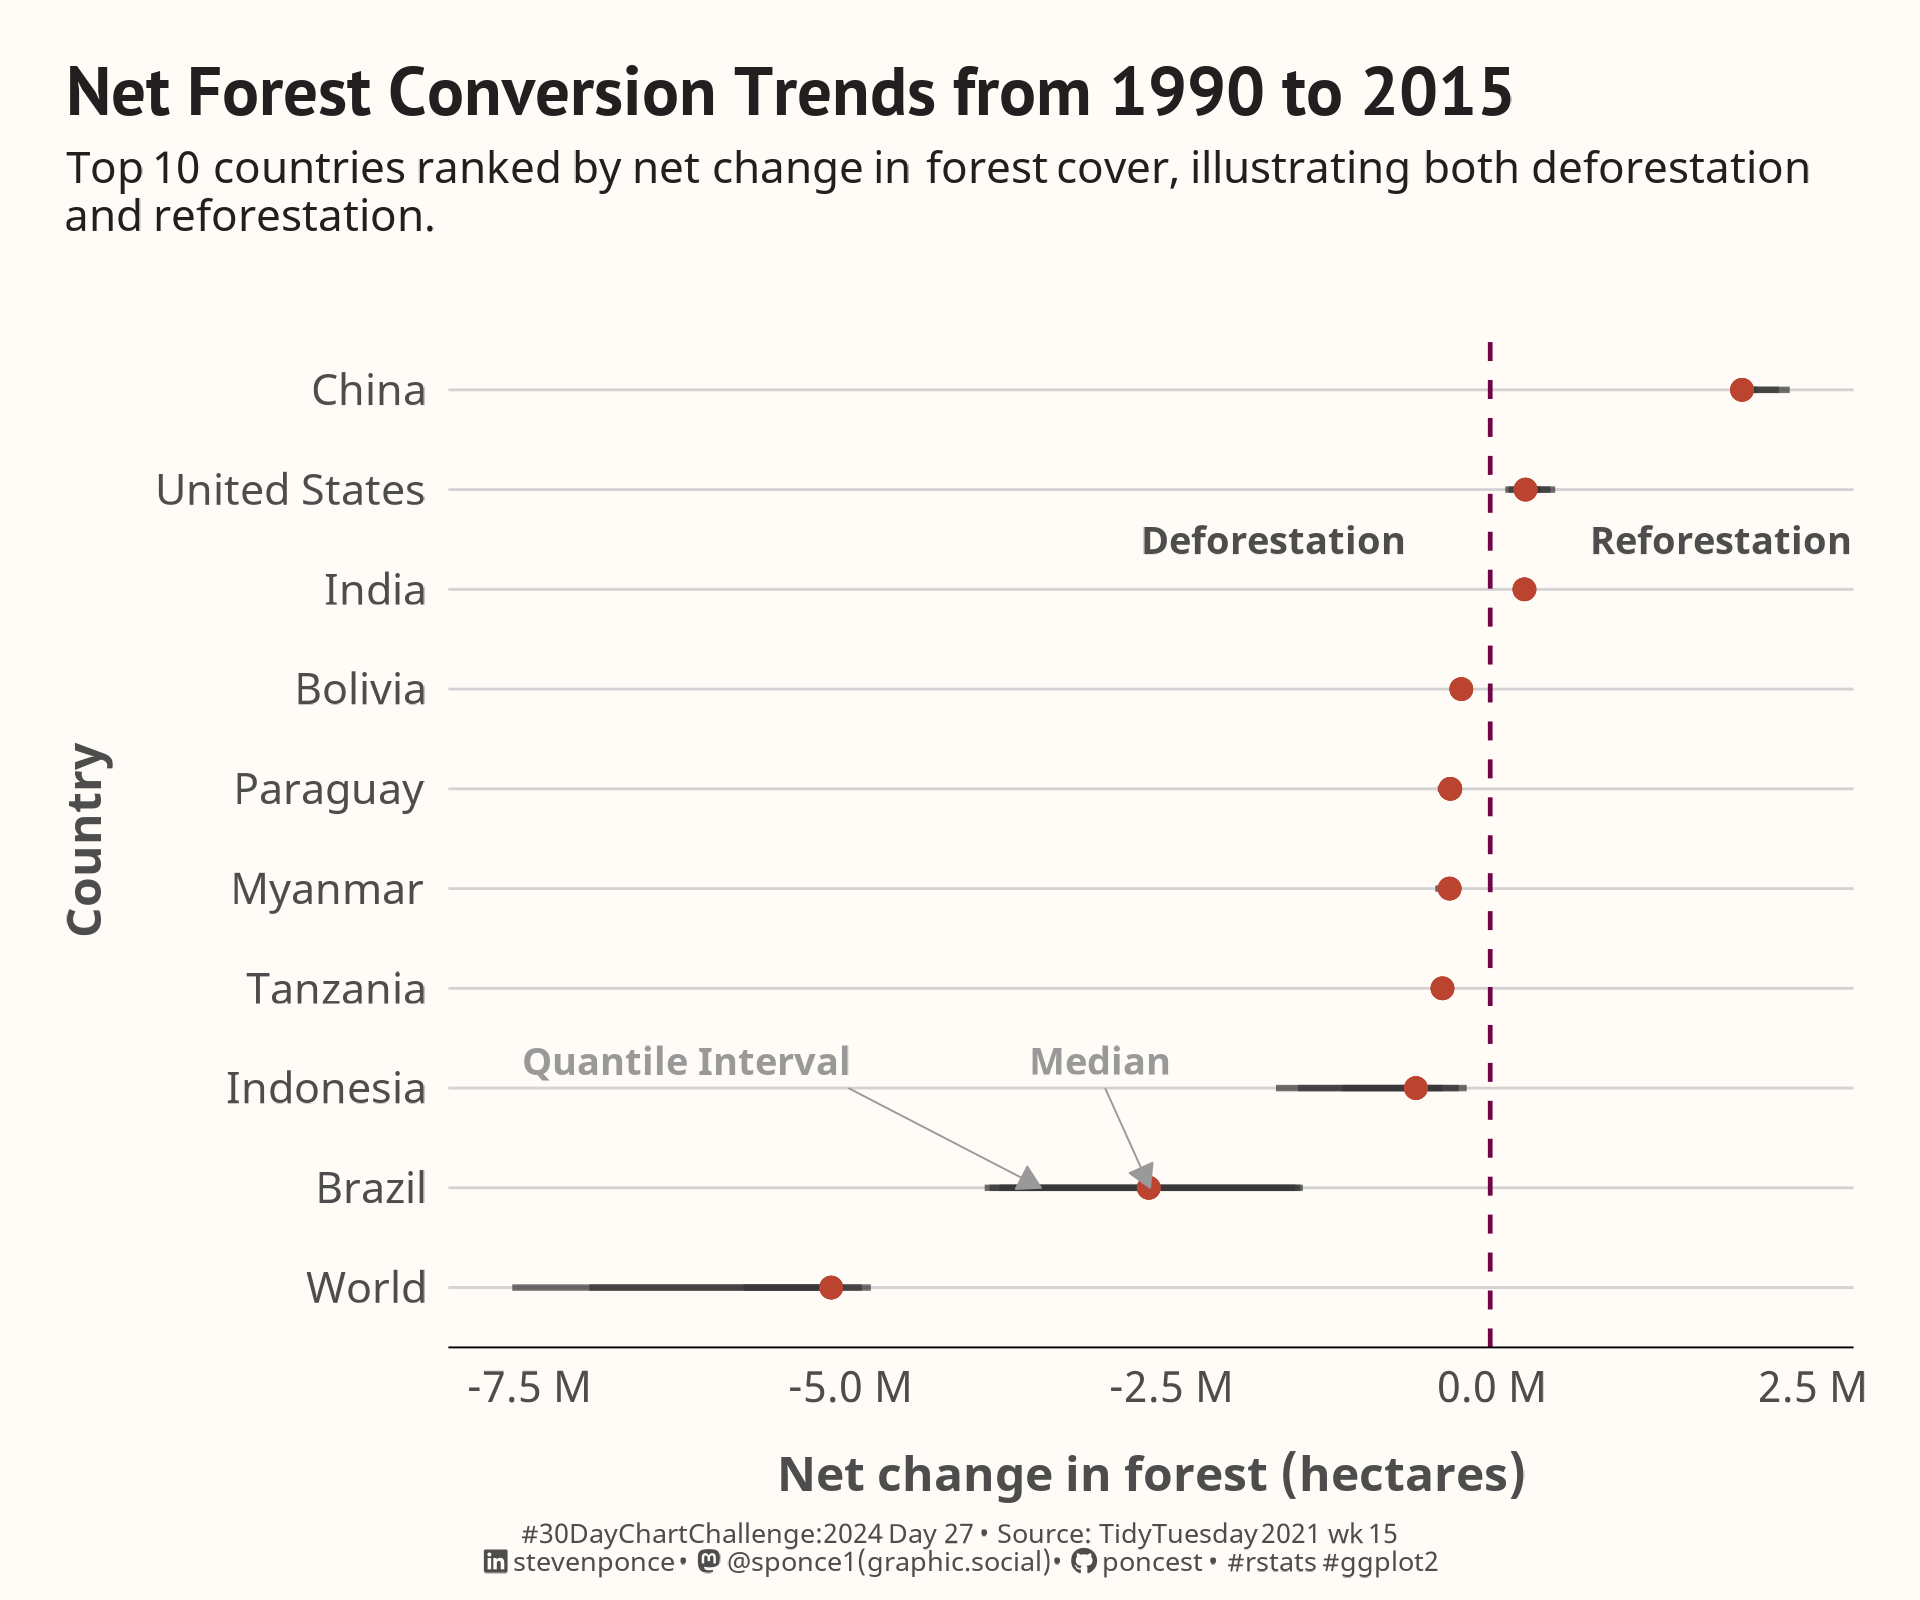

This figure's R source:

## Challenge: #30DayChartChallenge 2024 day 27
## Topic:     Uncertainties | good/bad
## Author:    Steven Ponce
## Date:      2024-04-27

## Data:      Global Deforestation 
##            TidyTuesday 2021 week 15 (2021-04-06)
## Link:      https://github.com/rfordatascience/tidytuesday/blob/master/data/2021/2021-04-06/readme.md


## 1. LOAD PACKAGES & SETUP ---- 
pacman::p_load(
  tidyverse,   # Easily Install and Load the 'Tidyverse'
  ggtext,      # Improved Text Rendering Support for 'ggplot2'
  showtext,    # Using Fonts More Easily in R Graphs
  janitor,     # Simple Tools for Examining and Cleaning Dirty Data
  skimr,       # Compact and Flexible Summaries of Data
  scales,      # Scale Functions for Visualization
  lubridate,   # Make Dealing with Dates a Little Easier
  MetBrewer,   # Color Palettes Inspired by Works at the Metropolitan Museum of Art
  MoMAColors,  # Color Palettes Inspired by Artwork at the Museum of Modern Art in New York City
  glue,        # Interpreted String Literals
  ggdist       # Visualizations of Distributions and Uncertainty
  )

### |- figure size ---- 
camcorder::gg_record( 
  dir    = here::here("temp_plots"), 
  device = "png",
  width  = 6,
  height = 5,
  units  = "in",
  dpi    = 320)

### |- resolution ---- 
showtext_opts(dpi = 320, regular.wt = 300, bold.wt = 800)


## 2. READ IN THE DATA ----

# Data from tidytuesday 2021 week 15 "global deforestation' (2021-04-06).
forest <- read_csv('https://raw.githubusercontent.com/rfordatascience/tidytuesday/master/data/2021/2021-04-06/forest.csv') |> 
  clean_names() |>
  glimpse()


## 3. EXAMINING THE DATA ----
glimpse(forest)
skim(forest)
colnames(forest)


## 4. TIDYDATA ----

### |- plot data ---
top_10_countries <- forest |>
  summarise(
    mean = mean(net_forest_conversion, na.rm = TRUE),
    median = median(net_forest_conversion, na.rm = TRUE),
    sd = sd(net_forest_conversion, na.rm = TRUE), 
    .by = entity 
  ) |> 
  arrange(desc(median)) |> 
  slice_max(abs(median), n = 10) |>
  pull(entity) 

# Filter the original data for these top 10 countries
top_10_forest <- forest |>
  filter(entity %in% top_10_countries) |> 
  mutate(entity = fct_reorder(entity, net_forest_conversion))


# 5. VISUALIZATION ----  
### |- plot aesthetics ---- 
bkg_col      <- colorspace::lighten('#EFE6DD', 0.85) 
title_col    <- "#231F20"             
subtitle_col <- "#231F20"     
caption_col  <- "gray30"   
text_col     <- "gray30"     

### |-  titles and caption ----
# icons
tt <- str_glue("#30DayChartChallenge: { 2024 } Day { 27 } &bull; Source: TidyTuesday 2021 wk 15<br>") 
li <- str_glue("<span style='font-family:fa6-brands'>&#xf08c;</span>")  
gh <- str_glue("<span style='font-family:fa6-brands'>&#xf09b;</span>")
mn <- str_glue("<span style='font-family:fa6-brands'>&#xf4f6;</span>")

# text
title_text    <- str_glue("Net Forest Conversion Trends from 1990 to 2015") 

subtitle_text <- str_glue("Top 10 countries ranked by net change in forest cover, illustrating both deforestation<br>
                          and reforestation.")

caption_text  <- str_glue("{tt} {li} stevenponce &bull; {mn} @sponce1(graphic.social) &bull; {gh} poncest &bull; #rstats #ggplot2")

### |-  fonts ----
font_add('fa6-brands', 'fonts/6.4.2/Font Awesome 6 Brands-Regular-400.otf')  
font_add_google("PT Sans", regular.wt = 400, family = "title")                 
font_add_google("Noto Sans", regular.wt = 400, family = "subtitle")  
font_add_google("Noto Sans", regular.wt = 400, family = "text")        
font_add_google("Noto Sans", regular.wt = 400,family = "caption")
showtext_auto(enable = TRUE)  

### |-  plot theme ----
theme_set(theme_minimal(base_size = 12, base_family = "text")) 

theme_update(
  plot.title.position   = "plot",
  plot.caption.position = "plot",
  legend.position       = "plot",
  plot.margin           = margin(t = 10, r = 15, b = 0, l = 15),               
  plot.background       = element_rect(fill = bkg_col, color = bkg_col),
  panel.background      = element_rect(fill = bkg_col, color = bkg_col),
  axis.title.x          = element_text(margin = margin(10, 0, 0, 0), size = rel(.9), color = text_col, family = "text", face = "bold"),
  axis.title.y          = element_text(margin = margin(0, 10, 0, 0), size = rel(.9), color = text_col, family = "text", face = "bold"),
  axis.text             = element_text(size = rel(.8), color = text_col, family = "text"),
  axis.line.x           = element_line(color = "black", linewidth = .2),
  panel.grid.major.y    = element_line(linetype = "solid", linewidth = 0.3, color = "#D3D3D3"),
  panel.grid.minor.y    = element_blank(),
  panel.grid.minor.x    = element_blank(),
  panel.grid.major.x    = element_blank(),
 ) 

### |-  Main plot ----  
p <- top_10_forest |>
  ggplot(aes(x = entity, y = net_forest_conversion, group = entity)) +
  geom_hline(yintercept = 0, color = "#700548", linetype = "dashed") +
  stat_pointinterval(
    .width = c(0.5, 0.8, 0.95),                                                 # Adding 50%, 80%, and 95% confidence intervals
    point_interval = "median_qi",                                               # Using median and quantile intervals
    position = "dodge",
    interval_size = 1.5,
    point_size = 1.5,
    interval_alpha = 0.7,
    interval_color = "gray20",
    point_color = "#BB4430"
  ) +

  # Scale
  scale_x_discrete() +
  scale_y_continuous(labels = number_format(scale = 1 / 1e6, suffix = " M")) +
  coord_flip(clip = "off") +

  #  Labs
  labs(
    x = "Country",
    y = "Net change in forest (hectares)",
    title = title_text,
    subtitle = subtitle_text,
    caption = caption_text
  )+
  
  # Theme
  theme(  
    plot.title      = element_text(
      size          = rel(1.3),
      family        = "title",
      face          = "bold",
      color         = title_col,
      lineheight    = 1.1,
      margin        = margin(t = 5, b = 5)
    ),
    plot.subtitle   = element_markdown(
      size          = rel(.82), 
      family        = 'subtitle',
      color         = subtitle_col,
      lineheight    = 1.1, 
      margin        = margin(t = 0, b = 20)
    ),
    plot.caption    = element_markdown(
      size          = rel(.5),
      family        = "caption",
      color         = caption_col,
      lineheight    = 0.65,
      hjust         = 0.5,
      halign        = 0.5,
      margin        = margin(t = 5, b = 5)
    ),
  ) 

### |-  Annotated plot ----  
p +

  annotate(
    "text",
    x = "India", y = -2.7e6, label = "Deforestation",
    color = "gray30", size = 3, vjust = -1.3, hjust = 0,
    fontface = "bold", family = "text"
  ) +

  annotate(
    "text",
    x = "India", y = 0.8e6, label = "Reforestation",
    color = "gray30", size = 3, vjust = -1.3, hjust = 0,
    fontface = "bold", family = "text"
  ) +

  annotate(
    "text",
    x = "Indonesia", y = -5.0e6, label = "Quantile Interval",
    color = "gray60", size = 3, vjust = -0.5, hjust = 1,
    fontface = "bold", family = "text"
  ) +

  annotate(
    "text",
    x = "Indonesia", y = -2.5e6, label = "Median",
    color = "gray60", size = 3, vjust = -0.5, hjust = 1,
    fontface = "bold", family = "text"
  ) +

  annotate(
    "segment",
    x = "Brazil", y = -3.5e6,
    xend = "Indonesia", yend = -5.0e6,
    color = "gray60",
    size = .2,
    linetype = "solid",
    
    arrow = arrow(
      length = unit(0.2, "cm"),
      type = "closed",
      ends = "first"
    )
  ) +
  annotate(
    "segment",
    x = "Brazil", y = -2.65e6,
    xend = "Indonesia", yend = -3.0e6,
    color = "gray60",
    size = .2,
    linetype = "solid",
    
    arrow = arrow(
      length = unit(0.2, "cm"),
      type = "closed",
      ends = "first"
    )
  )


# 6. SESSION INFO ----  
sessioninfo::session_info(include_base = TRUE) 

# ─ Session info ──────────────────────────────────────────────────────────────────────────
# setting  value
# version  R version 4.3.3 (2024-02-29 ucrt)
# os       Windows 10 x64 (build 19045)
# system   x86_64, mingw32
# ui       RStudio
# language (EN)
# collate  English_United States.utf8
# ctype    English_United States.utf8
# tz       America/New_York
# date     2024-04-22
# rstudio  2023.12.1+402 Ocean Storm (desktop)
# pandoc   NA
# 
# ─ Packages ──────────────────────────────────────────────────────────────────────────────
# ! package        * version    date (UTC) lib source
# base           * 4.3.3      2024-02-29 [2] local
# P base64enc        0.1-3      2015-07-28 [?] CRAN (R 4.3.0)
# P bit              4.0.5      2022-11-15 [?] CRAN (R 4.3.0)
# P bit64            4.0.5      2020-08-30 [?] CRAN (R 4.3.0)
# P camcorder        0.1.0      2022-10-03 [?] CRAN (R 4.3.0)
# cli              3.6.2      2023-12-11 [1] CRAN (R 4.3.3)
# P colorspace       2.1-0      2023-01-23 [?] CRAN (R 4.3.0)
# P commonmark       1.9.0      2023-03-17 [?] CRAN (R 4.3.0)
# P compiler         4.3.3      2024-02-29 [?] local
# cowplot          1.1.3      2024-01-22 [1] CRAN (R 4.3.3)
# P crayon           1.5.2      2022-09-29 [?] CRAN (R 4.3.0)
# P curl             5.2.0      2023-12-08 [?] RSPM (R 4.3.0)
# P datasets       * 4.3.3      2024-02-29 [?] local
# P digest           0.6.33     2023-07-07 [?] CRAN (R 4.3.1)
# P distributional   0.4.0      2024-02-07 [?] CRAN (R 4.3.3)
# P dplyr          * 1.1.4      2023-11-17 [?] RSPM (R 4.3.0)
# P fansi            1.0.6      2023-12-08 [?] RSPM (R 4.3.0)
# P farver           2.1.1      2022-07-06 [?] CRAN (R 4.3.0)
# P fastmap          1.1.1      2023-02-24 [?] CRAN (R 4.3.0)
# P forcats        * 1.0.0      2023-01-29 [?] CRAN (R 4.3.0)
# P generics         0.1.3      2022-07-05 [?] CRAN (R 4.3.0)
# P ggdist         * 3.3.2      2024-03-05 [?] CRAN (R 4.3.3)
# P ggplot2        * 3.5.0      2024-02-23 [?] CRAN (R 4.3.2)
# ggstream         0.1.0      2021-05-06 [1] CRAN (R 4.3.3)
# P ggtext         * 0.1.2      2022-09-16 [?] CRAN (R 4.3.0)
# P gifski           1.12.0-2   2023-08-12 [?] CRAN (R 4.3.1)
# P glue           * 1.7.0      2024-01-09 [?] CRAN (R 4.3.2)
# P graphics       * 4.3.3      2024-02-29 [?] local
# P grDevices      * 4.3.3      2024-02-29 [?] local
# P grid             4.3.3      2024-02-29 [?] local
# P gridtext         0.1.5      2022-09-16 [?] CRAN (R 4.3.0)
# P gtable           0.3.4      2023-08-21 [?] CRAN (R 4.3.1)
# P here             1.0.1      2020-12-13 [?] CRAN (R 4.3.0)
# P hms              1.1.3      2023-03-21 [?] CRAN (R 4.3.0)
# P htmltools        0.5.7      2023-11-03 [?] RSPM (R 4.3.0)
# P janitor        * 2.2.0      2023-02-02 [?] CRAN (R 4.3.0)
# P jsonlite         1.8.8      2023-12-04 [?] RSPM (R 4.3.0)
# P knitr            1.45       2023-10-30 [?] RSPM (R 4.3.0)
# P labeling         0.4.3      2023-08-29 [?] CRAN (R 4.3.1)
# P lifecycle        1.0.4      2023-11-07 [?] CRAN (R 4.3.2)
# P lubridate      * 1.9.3      2023-09-27 [?] RSPM (R 4.3.0)
# P magick           2.8.3      2024-02-18 [?] CRAN (R 4.3.3)
# P magrittr         2.0.3      2022-03-30 [?] CRAN (R 4.3.0)
# P markdown         1.12       2023-12-06 [?] CRAN (R 4.3.2)
# P MetBrewer      * 0.2.0      2022-03-21 [?] CRAN (R 4.3.1)
# P methods        * 4.3.3      2024-02-29 [?] local
# MoMAColors     * 0.0.0.9000 2024-03-31 [1] Github (BlakeRMills/MoMAColors@6f5d75d)
# P munsell          0.5.0      2018-06-12 [?] CRAN (R 4.3.0)
# P pacman           0.5.1      2019-03-11 [?] CRAN (R 4.3.0)
# P parallel         4.3.3      2024-02-29 [?] local
# P pillar           1.9.0      2023-03-22 [?] CRAN (R 4.3.0)
# P pkgconfig        2.0.3      2019-09-22 [?] CRAN (R 4.3.0)
# P purrr          * 1.0.2      2023-08-10 [?] CRAN (R 4.3.1)
# P R.cache          0.16.0     2022-07-21 [?] CRAN (R 4.3.2)
# P R.methodsS3      1.8.2      2022-06-13 [?] CRAN (R 4.3.1)
# P R.oo             1.26.0     2024-01-24 [?] CRAN (R 4.3.2)
# P R.utils          2.12.3     2023-11-18 [?] CRAN (R 4.3.2)
# P R6               2.5.1      2021-08-19 [?] CRAN (R 4.3.0)
# P ragg             1.2.7      2023-12-11 [?] RSPM (R 4.3.0)
# Rcpp             1.0.12     2024-01-09 [1] CRAN (R 4.3.3)
# P readr          * 2.1.5      2024-01-10 [?] CRAN (R 4.3.2)
# renv             1.0.5      2024-02-29 [1] CRAN (R 4.3.3)
# P repr             1.1.6      2023-01-26 [?] CRAN (R 4.3.0)
# P rlang            1.1.3      2024-01-10 [?] CRAN (R 4.3.2)
# P rprojroot        2.0.4      2023-11-05 [?] RSPM (R 4.3.0)
# P rstudioapi       0.15.0     2023-07-07 [?] CRAN (R 4.3.1)
# P rsvg             2.6.0      2023-10-08 [?] RSPM (R 4.3.0)
# P scales         * 1.3.0      2023-11-28 [?] CRAN (R 4.3.2)
# P sessioninfo      1.2.2      2021-12-06 [?] CRAN (R 4.3.0)
# P showtext       * 0.9-7      2024-03-02 [?] CRAN (R 4.3.3)
# P showtextdb     * 3.0        2020-06-04 [?] CRAN (R 4.3.0)
# P skimr          * 2.1.5      2022-12-23 [?] CRAN (R 4.3.0)
# P snakecase        0.11.1     2023-08-27 [?] CRAN (R 4.3.1)
# P stats          * 4.3.3      2024-02-29 [?] local
# P stringi          1.8.3      2023-12-11 [?] RSPM (R 4.3.0)
# P stringr        * 1.5.1      2023-11-14 [?] RSPM (R 4.3.0)
# P styler           1.10.2     2023-08-29 [?] CRAN (R 4.3.2)
# P svglite          2.1.1      2023-01-10 [?] CRAN (R 4.3.0)
# P sysfonts       * 0.8.9      2024-03-02 [?] CRAN (R 4.3.3)
# P systemfonts      1.0.5      2023-10-09 [?] RSPM (R 4.3.0)
# P textshaping      0.3.6      2021-10-13 [?] CRAN (R 4.3.0)
# P tibble         * 3.2.1      2023-03-20 [?] CRAN (R 4.3.0)
# P tidyr          * 1.3.1      2024-01-24 [?] CRAN (R 4.3.2)
# tidyselect       1.2.1      2024-03-11 [1] CRAN (R 4.3.3)
# P tidyverse      * 2.0.0      2023-02-22 [?] CRAN (R 4.3.0)
# P timechange       0.2.0      2023-01-11 [?] CRAN (R 4.3.0)
# P tools            4.3.3      2024-02-29 [?] local
# P tzdb             0.4.0      2023-05-12 [?] CRAN (R 4.3.0)
# P utf8             1.2.4      2023-10-22 [?] CRAN (R 4.3.2)
# P utils          * 4.3.3      2024-02-29 [?] local
# P vctrs            0.6.5      2023-12-01 [?] CRAN (R 4.3.2)
# P vroom            1.6.5      2023-12-05 [?] RSPM (R 4.3.0)
# P withr            3.0.0      2024-01-16 [?] CRAN (R 4.3.2)
# P xfun             0.41       2023-11-01 [?] CRAN (R 4.3.2)
# P xml2             1.3.6      2023-12-04 [?] RSPM (R 4.3.0)
# 
# [1] C:/Users/poncest/OneDrive - Bristol Myers Squibb/RStudio/_CHALLENGES/30DayChartChallenge/renv/library/R-4.3/x86_64-w64-mingw32
# [2] C:/Users/poncest/AppData/Local/R/cache/R/renv/sandbox/R-4.3/x86_64-w64-mingw32/07866f9d
# 
# P ── Loaded and on-disk path mismatch.
# 
# ─────────────────────────────────────────────────────────────────────────────────────────
# > 
